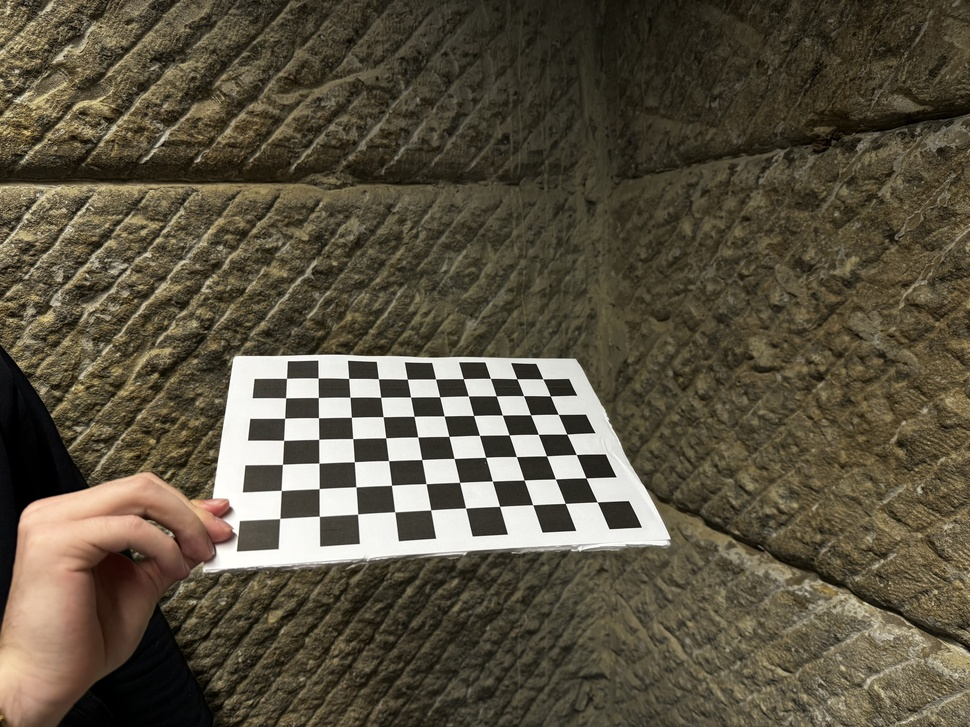
#> input picture Images/Chessboard/Chessboard20.jpg, 970 x 727 px, shrunk from 5712 x 4284 before the run; its folder holds only this picture in this run
$ python calibration2.py
#> lines starting #> are read from the running program, lines starting #| are printed output that depends on the picture; after the words box and inside, x2 and y2 are one past the last pixel; in counts of white or black regions, pixels touching at a corner belong together; long printed decimals are rounded
import numpy as np
import cv2 as cv
import glob

# Termination criteria for the iterative algorithm used in cornerSubPix
criteria = (cv.TERM_CRITERIA_EPS + cv.TERM_CRITERIA_MAX_ITER, 30, 0.001)

# Prepare object points, like (0,0,0), (1,0,0), (2,0,0) ..., (6,5,0)
# Adjust the following line for different chessboard sizes
objp = np.zeros((7*10, 3), np.float32)
objp[:, :2] = np.mgrid[0:10, 0:7].T.reshape(-1, 2)

# Arrays to store object points and image points from all the images.
obj_points = []  # 3d point in real world space
img_points = []  # 2d points in image plane.

# List of calibration images
images = glob.glob('/Users/mars/Documents/02-KCL/Year_4/7_SAP/Individual CW/Images/Chessboard/*.jpg')

for fname in images:
    img = cv.imread(fname)
#> img is the input picture: shape (727, 970, 3); mean B, G, R 64.7, 82.1, 90
    gray = cv.cvtColor(img, cv.COLOR_BGR2GRAY)
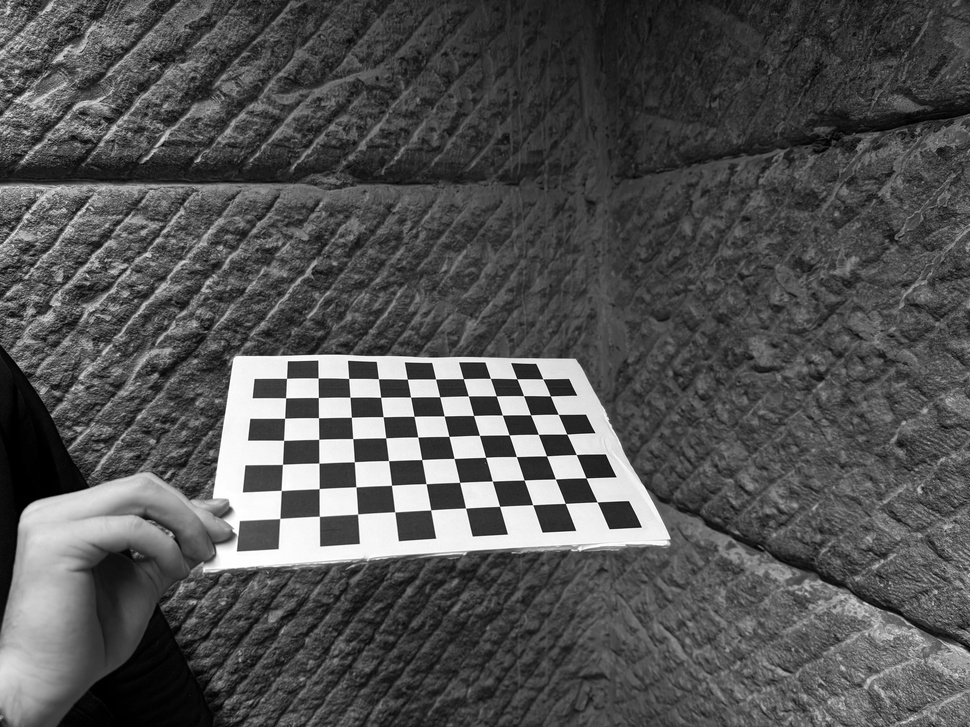
#> gray: shape (727, 970); min 0, max 255, mean 82.4

    # Find the chess board corners
    ret, corners = cv.findChessboardCorners(gray, (10, 7), None)
#> ret = True; corners = 70 rows, first 8: [597.1, 501.9], [565.2, 503.4], [532.7, 504.7], [499.6, 506.4], [465.5, 508.1], [430.7, 509.9], [394.7, 511.8], [357.6, 514]

    # If found, add object points, image points (after refining them)
    if ret:
        obj_points.append(objp)

        # Refine the corners and get more accurate results
        corners2 = cv.cornerSubPix(gray, corners, (11, 11), (-1, -1), criteria)
#> corners2 = 70 rows, first 8: [597.2, 501.8], [565.3, 503.4], [532.7, 504.7], [499.6, 506.3], [465.6, 508], [430.7, 509.9], [394.7, 511.8], [357.6, 514]
        img_points.append(corners2)

        # Draw and display the corners
        cv.drawChessboardCorners(img, (10, 7), corners2, ret)
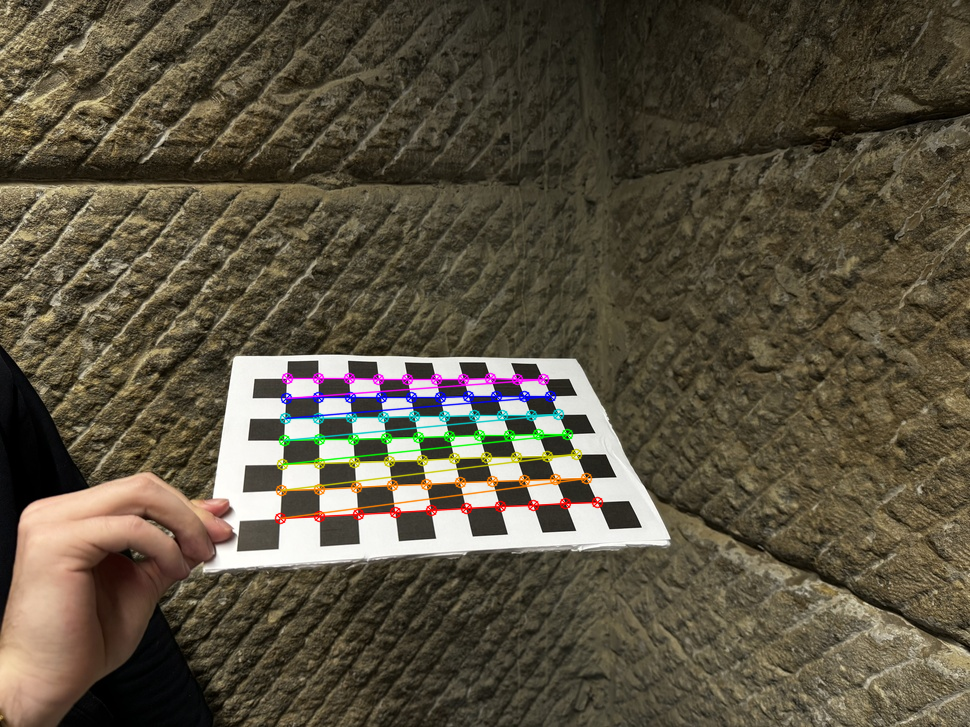
#> img: shape (727, 970, 3); 2.25% of pixels changed, all inside (x1, y1, x2, y2) = (274, 372, 604, 525)
        cv.imshow('img', img)
        cv.waitKey(500)

cv.destroyAllWindows()

# Perform camera calibration to return the camera matrix, distortion coefficients, rotation and translation vectors
ret, mtx, dist, rvecs, tvecs = cv.calibrateCamera(obj_points, img_points, gray.shape[::-1], None, None)
#> ret = 0.215; mtx = [[662.1, 0, 495], [0, 636.8, 369.3], [0, 0, 1]]; dist = [[0.142, 0.188, -0.00855, 0.0149, -1.51]]; rvecs = ([-0.372, 1.3, 2.71],); tvecs = ([3.01, 4.1, 19.84],)

print("Camera matrix:\n", mtx)
#| Camera matrix:
#|  [[662.146   0.         495.025]
#|  [  0.         636.804 369.347]
#|  [  0.           0.           1.        ]]
print("Distortion coefficients:\n", dist)
#| Distortion coefficients:
#|  [[ 0.142  0.1876   -0.008551  0.01492 -1.510]]
print("Rotation Vectors:\n", rvecs)
#| Rotation Vectors:
#|  (array([[-0.3722],
#|        [ 1.302],
#|        [ 2.707]]),)
print("Translation Vectors:\n", tvecs)
#| Translation Vectors:
#|  (array([[ 3.006],
#|        [ 4.103],
#|        [19.843 ]]),)

# Calculate the total error of the calibration
total_error = 0
for i in range(len(obj_points)):
    img_points2, _ = cv.projectPoints(obj_points[i], rvecs[i], tvecs[i], mtx, dist)
    error = cv.norm(img_points[i], img_points2, cv.NORM_L2)/len(img_points2)
    total_error += error
#> this loop made 1 pass
#> (error, total_error) on pass 1: (0.0257, 0.0257)
#> after the loop, total_error = 0.0257

print("Total error: ", total_error/len(obj_points))
#| Total error:  0.02568
